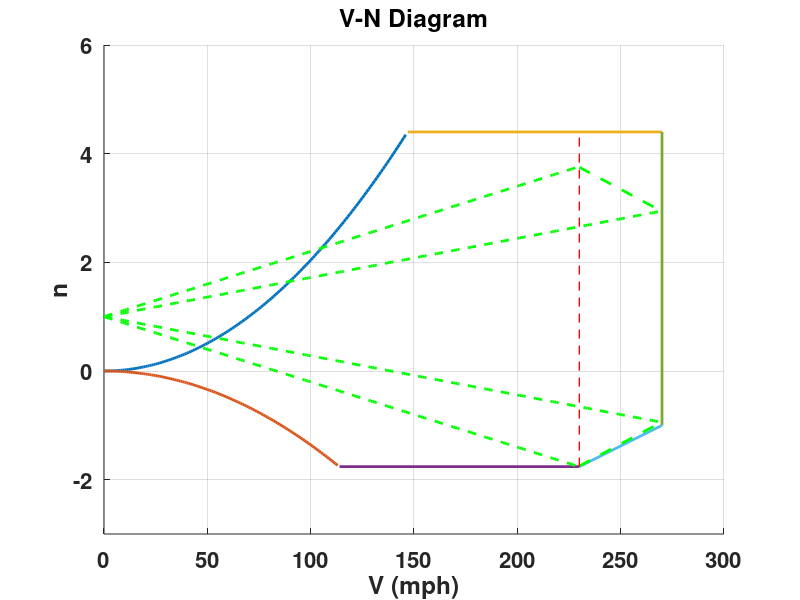

Write the MATLAB code that produced this figure.
%Script for constructing V-n diagram.  Modify with better estimates for
%aero terms

close all;

W = 3200;
S = 5*17*2;
rho = 0.00238;
Vc = 230;
Vd = 270;

Cz_max = 1.5;   %rough estimate for now
Cz_neg = -1.0;  %rough estimate for now
kg = 0.7;       %rough estimate for now
Cza = 3.7;        %rough estimate for now


v = 0:270; %mph
vfps = v*5280/3600; %fps
n_lift = (0.5*rho*S*Cz_max/W).*vfps.^2;
n_neg =  (0.5*rho*S*Cz_neg/W).*vfps.^2;

lim_load_plus = 4.4;
lim_load_minus = -1.76;

g_50_plus = 1+kg*rho*50*Cza*S/(2*W).*vfps;
g_30_plus = 1+kg*rho*30*Cza*S/(2*W).*vfps;
g_50_minus = 1-kg*rho*50*Cza*S/(2*W).*vfps;
g_30_minus = 1-kg*rho*30*Cza*S/(2*W).*vfps;


figure; grid on; hold on;set(gcf,'color',[1 1 1]);

tempInd = find(n_lift<lim_load_plus); plot(v(tempInd),n_lift(tempInd),'linewidth',2); 
tempInd = find(n_neg>lim_load_minus); plot(v(tempInd),n_neg(tempInd),'linewidth',2);

tempInd = find(n_lift>lim_load_plus,1); plot([v(tempInd) v(end)],[lim_load_plus lim_load_plus],'linewidth',2);

tempInd = find(n_neg<lim_load_minus,1); plot([v(tempInd) Vc],[lim_load_minus lim_load_minus],'linewidth',2);

plot([Vd Vd],[-1 lim_load_plus],'linewidth',2)
plot([Vc Vd],[lim_load_minus -1],'linewidth',2)
plot(v(1:230),g_50_plus(1:230),'--g','linewidth',2)
plot(v(1:270),g_30_plus(1:270),'--g','linewidth',2)
plot(v(1:230),g_50_minus(1:230),'--g','linewidth',2)
plot(v(1:270),g_30_minus(1:270),'--g','linewidth',2)
plot([Vc Vd],[g_50_plus(230) g_30_plus(270)],'--g','linewidth',2)
plot([Vc Vd],[g_50_minus(230) g_30_minus(270)],'--g','linewidth',2)



plot([230 230],[lim_load_minus lim_load_plus],'--r','linewidth',1)
xlabel('V (mph)','fontsize',16,'fontweight','bold');ylabel('n','fontsize',16,'fontweight','bold')
set(gca,'FontSize',16,'fontweight','bold');
ylim([-3 6])
title('V-N Diagram')